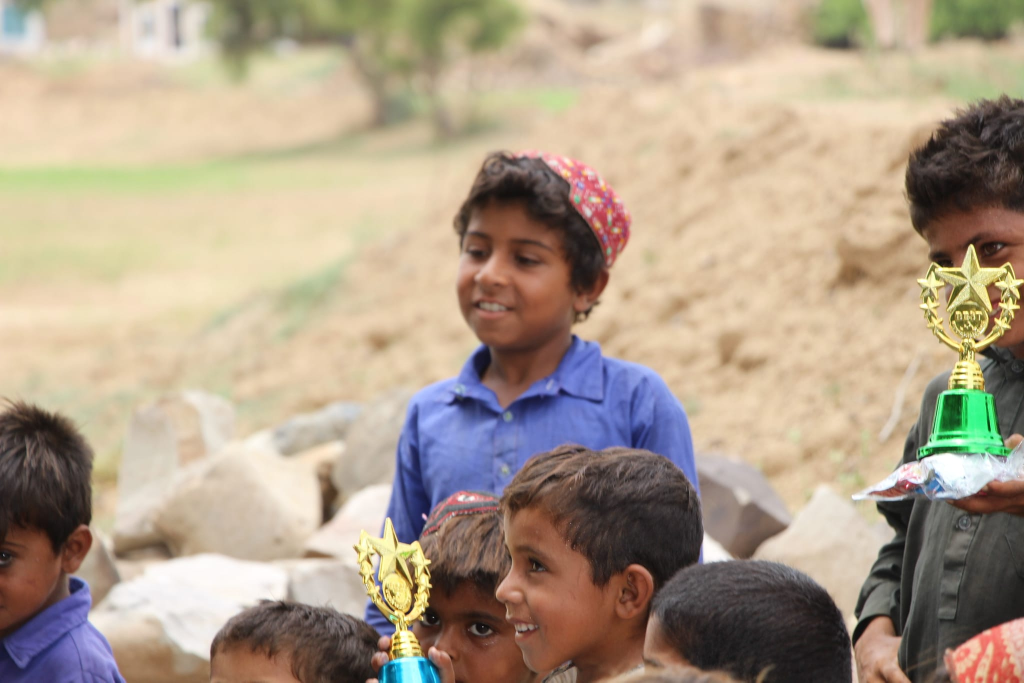
#> input picture fahad.jpg, 2048 x 1365 px (shown at 1/2 size)
$ python 'resizing the image.py'
#> lines starting #> are read from the running program, lines starting #| are printed output that depends on the picture

import cv2
import numpy as np

#   -1 means unchanged , 1 mean grayscale , 2 mean coloured
image=cv2.imread('fahad.jpg',-1)
#> image is the input picture: shape (1365, 2048, 3); mean B, G, R 138.5, 158.2, 174.8
print(image)
#> (printed output is left out)
# You can use cv2.resize() function to resize an image. You have 2 ways of
# resizing the image, either by passing in the new width & height values or by
# passing in percentages of those values using fx and fy params


resized_image=cv2.resize(image,(500,500))
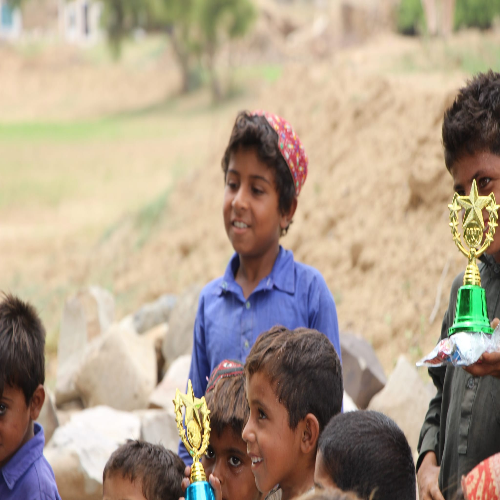
#> resized_image: shape (500, 500, 3); mean B, G, R 138.4, 158.2, 174.7

cv2.imshow("resized image", resized_image)

# to keep the ascpect ratio
# we first get the width,heigh from image.shape
# then with new width/old width
# and multiply that with height

height,width,shape=image.shape
#> height = 1365; width = 2048; shape = 3
#suppose my new width is 600
ratio=600/width
#> ratio = 0.293
new_height=int(height*ratio)
#> new_height = 399
aspect_ratio=cv2.resize(image,(600,new_height))
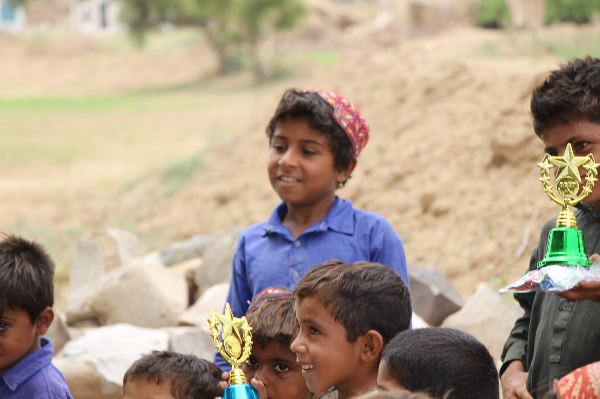
#> aspect_ratio: shape (399, 600, 3); mean B, G, R 138.4, 158.2, 174.7

cv2.imshow("with maininting aspect ratio",aspect_ratio)


cv2.waitKey(0)  #that means it will infinte time untill key pressed
cv2.destroyAllWindows()

$ run again, with live sketch.png saved as fahad.jpg
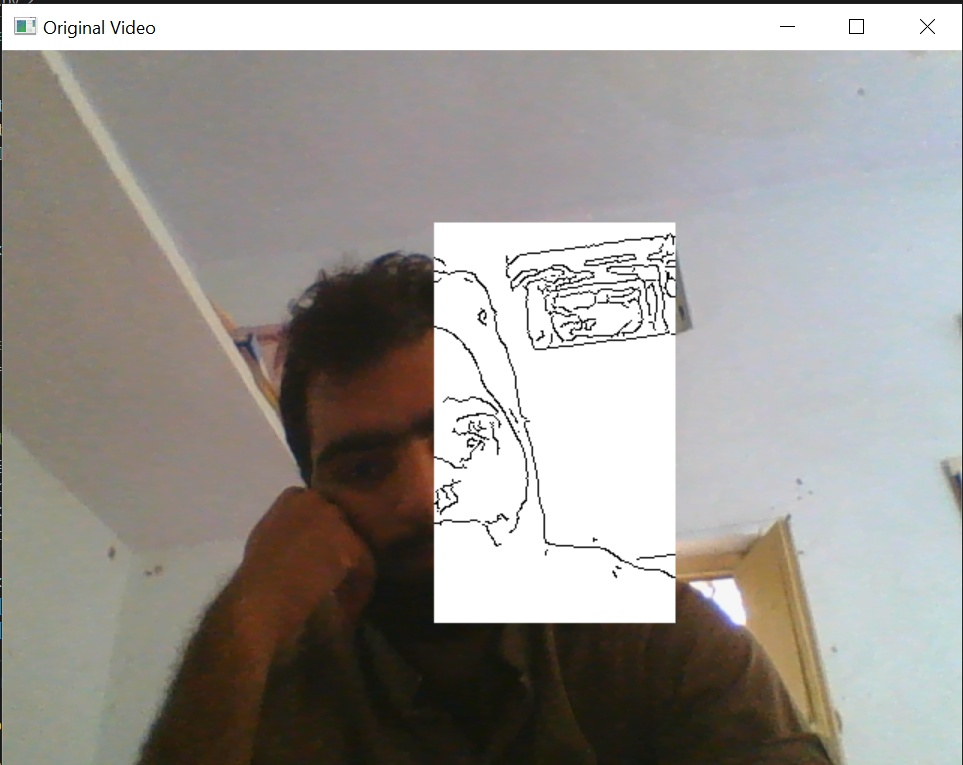
#> input picture live sketch.png, 963 x 765 px
#> image is the input picture: shape (765, 963, 3); mean B, G, R 147.7, 152.1, 155.7
#> (printed output is left out)
#> `resized_image=cv2.resize(image,(500,500))`:
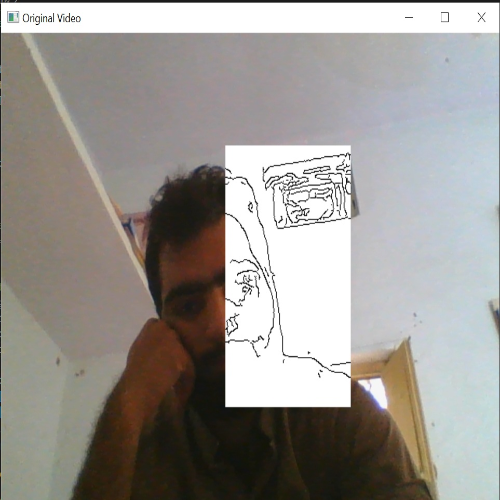
#> resized_image: shape (500, 500, 3); mean B, G, R 147.6, 152, 155.6
